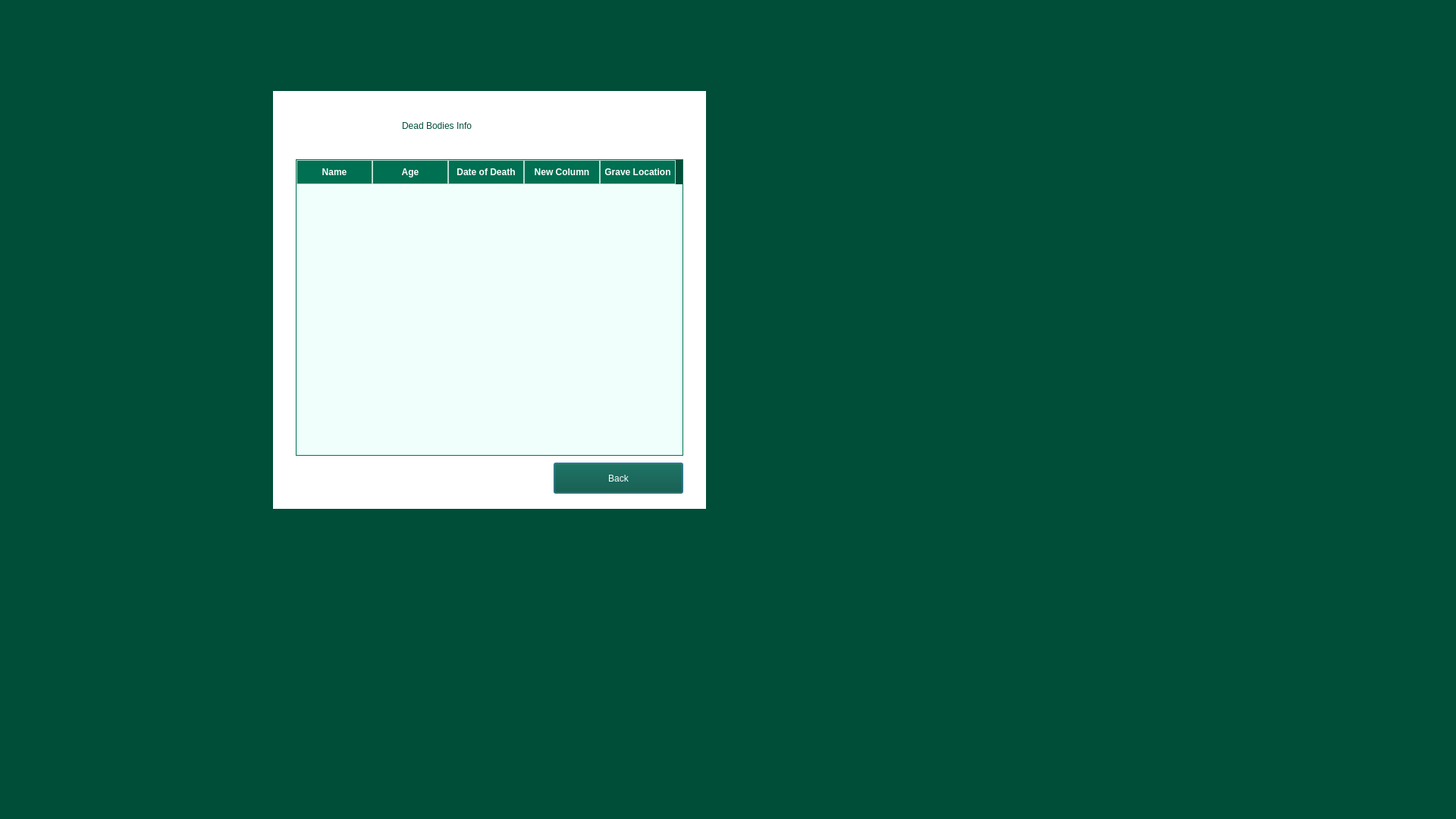
<?xml version="1.0" encoding="UTF-8"?>
<ui version="4.0">
 <class>ViewDeadBodiesDialog</class>
 <widget class="QDialog" name="ViewDeadBodiesDialog">
  <property name="geometry">
   <rect>
    <x>0</x>
    <y>0</y>
    <width>1920</width>
    <height>1080</height>
   </rect>
  </property>
  <property name="minimumSize">
   <size>
    <width>1920</width>
    <height>1080</height>
   </size>
  </property>
  <property name="windowTitle">
   <string>Dialog</string>
  </property>
  <property name="styleSheet">
   <string notr="true">background-color: rgb(0,77,56);</string>
  </property>
  <widget class="QTableWidget" name="tableWidget">
   <property name="geometry">
    <rect>
     <x>390</x>
     <y>210</y>
     <width>511</width>
     <height>391</height>
    </rect>
   </property>
   <property name="maximumSize">
    <size>
     <width>531</width>
     <height>391</height>
    </size>
   </property>
   <property name="styleSheet">
    <string notr="true">QTableWidget {
    background-color: rgb(240, 255, 252); /* soft mint background for contrast */
    color: rgb(0, 50, 40); /* dark green text */
    gridline-color: rgb(180, 220, 210); /* soft line */
    border: 1px solid rgb(0, 112, 82);
    selection-background-color: rgb(0, 112, 82); /* selected row */
    selection-color: white;
    alternate-background-color: rgb(225, 245, 238); /* subtle alt row */
}

QTableWidget::item:hover {
    background-color: rgb(0, 112, 82);
    color: white;
}

QHeaderView::section {
    background-color: rgb(0, 112, 82);
    color: white;
    font-weight: bold;
    padding: 6px;
    border: 1px solid rgb(180, 220, 210);
}

QScrollBar:vertical, QScrollBar:horizontal {
    background: rgb(240, 255, 252);
    border: none;
    width: 12px;
    margin: 0px;
}

QScrollBar::handle:vertical, QScrollBar::handle:horizontal {
    background: rgb(0, 112, 82);
    border-radius: 6px;
    min-height: 20px;
}

QScrollBar::add-line:vertical, QScrollBar::sub-line:vertical,
QScrollBar::add-line:horizontal, QScrollBar::sub-line:horizontal {
    background: none;
    border: none;
}

QScrollBar:horizontal {
    background: rgb(240, 255, 252);
    border: none;
    height: 12px;  /* ✅ Corrected for horizontal */
    margin: 0px;
}</string>
   </property>
   <column>
    <property name="text">
     <string>Name</string>
    </property>
   </column>
   <column>
    <property name="text">
     <string>Age</string>
    </property>
   </column>
   <column>
    <property name="text">
     <string>Date of Death</string>
    </property>
   </column>
   <column>
    <property name="text">
     <string>New Column</string>
    </property>
   </column>
   <column>
    <property name="text">
     <string>Grave Location</string>
    </property>
   </column>
  </widget>
  <widget class="QPushButton" name="backButton">
   <property name="geometry">
    <rect>
     <x>730</x>
     <y>610</y>
     <width>171</width>
     <height>41</height>
    </rect>
   </property>
   <property name="styleSheet">
    <string notr="true">background-color: rgb(0,77,56);
color: rgb(255, 255, 255);
font: 15pt &quot;Segoe UI&quot;;</string>
   </property>
   <property name="text">
    <string>Back</string>
   </property>
  </widget>
  <widget class="QLabel" name="label">
   <property name="geometry">
    <rect>
     <x>360</x>
     <y>120</y>
     <width>571</width>
     <height>551</height>
    </rect>
   </property>
   <property name="styleSheet">
    <string notr="true">background-color: rgb(255, 255, 255);</string>
   </property>
   <property name="text">
    <string/>
   </property>
  </widget>
  <widget class="QLabel" name="label_2">
   <property name="geometry">
    <rect>
     <x>530</x>
     <y>150</y>
     <width>261</width>
     <height>31</height>
    </rect>
   </property>
   <property name="styleSheet">
    <string notr="true">background-color: rgb(255, 255, 255);
color: rgb(0,77,56);
font: 600 22pt &quot;Segoe UI&quot;;</string>
   </property>
   <property name="text">
    <string>Dead Bodies Info</string>
   </property>
  </widget>
  <zorder>label</zorder>
  <zorder>tableWidget</zorder>
  <zorder>backButton</zorder>
  <zorder>label_2</zorder>
 </widget>
 <resources/>
 <connections/>
</ui>
